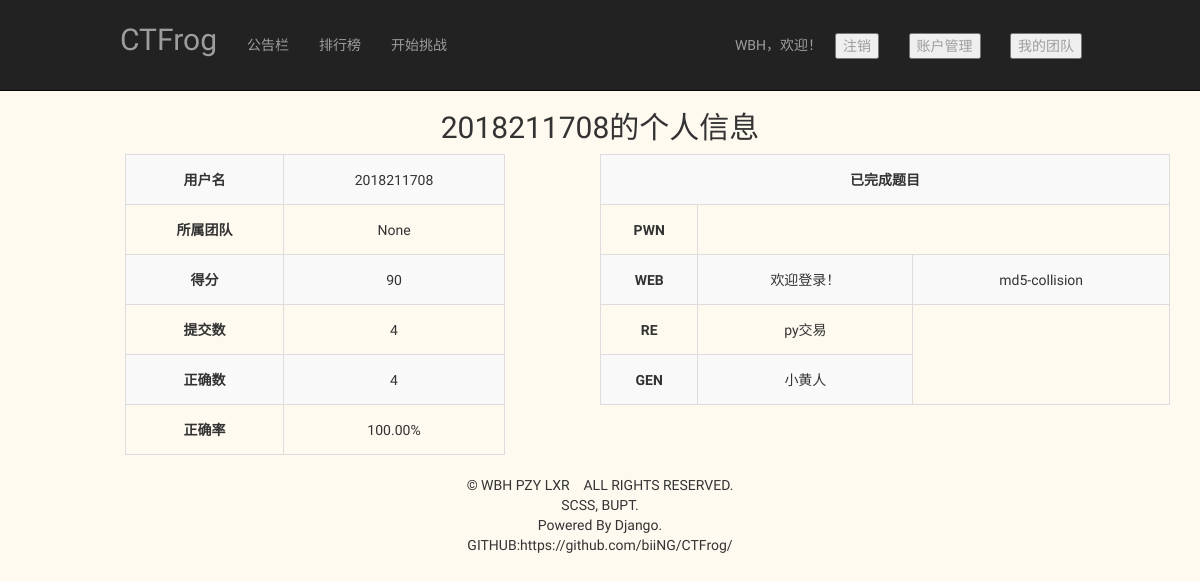
The page /user/profile/2018211708 (signed in) on the database its author committed.
### user/models.py (models this page shows, shortened)
class User(models.Model):
    gender = (
        ('male', '男'),
        ('famale', '女'),
    )
    name = models.CharField(max_length=128, unique=True)
    password = models.CharField(max_length=256)
    email = models.EmailField(unique=True)
    sex = models.CharField(max_length=32, choices=gender, default='男')
    submit_num = models.IntegerField(default=0)
    right_num = models.IntegerField(default=0)
    accuracy = models.DecimalField(default=0, max_digits=5, decimal_places=2)
    is_verified = models.BooleanField(default=False)
    creat_time = models.DateTimeField(auto_now_add=True)
    student_id = models.IntegerField(verbose_name='The student id of the user', null=False)
    real_name = models.CharField(max_length=10, null=False, default="default", verbose_name="The user's real_name")
    mark = models.IntegerField(default=0)
    team = models.ForeignKey(
        Team, on_delete=models.SET_NULL, blank=True, null=True, default=None)
    issuperuser = models.BooleanField(
        default=False, verbose_name='is it a team manager')
    class Meta:
        ordering = ["-creat_time"]  # 按时间降序
        verbose_name = "用户"  # 模型名称
        verbose_name_plural = "用户们"  # 模型复数名

### challenge/models.py (models this page shows, shortened)
class Challenge(models.Model):
    title = models.CharField(max_length=20, unique=True)
    category = models.CharField(max_length=10)
    description = models.TextField(max_length=200, blank=True, default="")
    bonus = models.IntegerField()
    flag = models.CharField(max_length=200)
    file = models.FileField(null=True, upload_to='ChallengeFiles/')
    url = models.URLField(null=True)
    finishMe = models.ManyToManyField(User,through='WhoFinishMe')
    finishedtimes = models.IntegerField(default=0)

### user/check_permission.py (the view)
    def deco(*args, **kargs):
        request = args[0]
        if not request.session.get('is_login', None):
            request.session['message'] = '请先登录'
            writetest(request.session.get("is_login",None))
            return redirect('user:login')
        else:
            return function(request, **kargs)

### user/check_permission.py (called while the page is built)
def check_login(function):
    def deco(*args, **kargs):
        request = args[0]
        if not request.session.get('is_login', None):
            request.session['message'] = '请先登录'
            writetest(request.session.get("is_login",None))
            return redirect('user:login')
        else:
            return function(request, **kargs)
    return deco

### user/templates/user/profile.html (shortened to what this page needs)
{% extends 'navigationbar.html' %}
{% load staticfiles %}
{% block customcss %}
    <link rel="stylesheet" type="text/css" href="{% static 'css/user/profile.css' %}">
{% endblock %}
{% block custombody %}
    <div  class="head text-center">
        <h2>{{ saved_user.name }}的个人信息</h2>
    </div>
    <div class="container">
        <div>
            <table class="col-xs-4  col-xs-offset-1 table-bordered table-hover table-striped">
                <tbody>
                <tr>
                    <th scope="row">用户名</th>
                    <td>{{ saved_user.name }}</td>
                </tr>
                <tr>
                    <th scope="row">所属团队</th>
                    <td>{{ saved_user.team }}</td>
                </tr>
                <tr>
                    <th scope="row">得分</th>
                    <td>{{ saved_user.mark }}</td>
                </tr>
                <tr>
                    <th scope="row">提交数</th>
                    <td>{{ saved_user.submit_num }}</td>
                </tr>
                <tr>
                    <th scope="row">正确数</th>
                    <td>{{ saved_user.right_num }}</td>
                </tr>
                <tr>
                    <th scope="row">正确率</th>
                    <td>{{ saved_user.accuracy }}%</td>
                </tr>
                </tbody>
            </table>
            <table class="col-xs-6 col-xs-offset-1 table-bordered table-hover table-striped">
                <tr>
                    <th colspan="20">已完成题目</th>
                </tr>
                <tr>
                    <th>PWN</th>
                </tr>
                <tr>
                    <th>WEB</th>
                    {% for challenge in web_challenges %}
                        <td>
                            <a href="{% url 'challenge-detail' challenge.pk %}">{{ challenge.title }}</a>
                        </td>
                    {% endfor %}
                </tr>
                <tr>
                    <th>RE</th>
                    {% for challenge in re_challenges %}
                        <td>
                            <a href="{% url 'challenge-detail' challenge.pk %}">{{ challenge.title }}</a>
                        </td>
                    {% endfor %}
                </tr>
                <tr>
                    <th>GEN</th>
                    {% for challenge in gen_challenges %}
                        <td>
                            <a href="{% url 'challenge-detail' challenge.pk %}">{{ challenge.title }}</a>
                        </td>
                    {% endfor %}
                </tr>
            </table>
        </div>
    </div>
    <br>
{% endblock %}

### static/css/navi-bar.css (style rules this page uses)
body { background: linear-gradient(#fffaf0, #fffaf0); font-family:"Ubuntu","Lucida Sans Unicode", "Lucida Grande", sans-serif; }
a { text-decoration: none; color: inherit; }

### user/static/css/user/profile.css (style rules this page uses)
table { border-collapse: collapse; }
table, th, td { border: 1px solid white; height: 50px; text-align: center; }

### rows shown on the page
User: name "2018211708", team "None", mark "90", submit_num "4", right_num "4", accuracy "100.00"
Challenge: title "欢迎登录！"
Challenge: title "md5-collision"
Challenge: title "py交易"
Challenge: title "小黄人"

### other values the page prints
{{ request.session.username }} "WBH"
